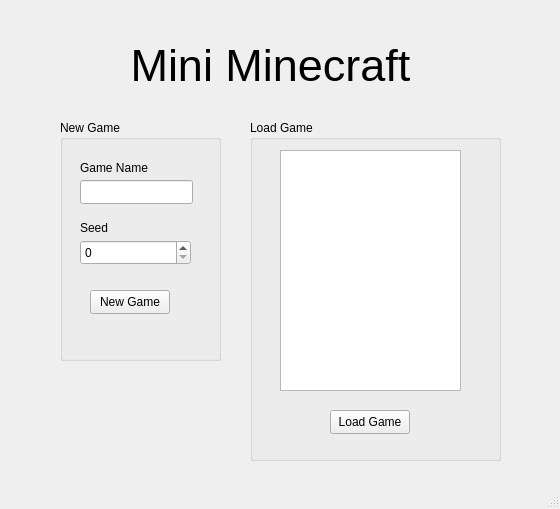
<?xml version="1.0" encoding="UTF-8"?>
<ui version="4.0">
 <class>StartWindow</class>
 <widget class="QMainWindow" name="StartWindow">
  <property name="geometry">
   <rect>
    <x>0</x>
    <y>0</y>
    <width>560</width>
    <height>509</height>
   </rect>
  </property>
  <property name="windowTitle">
   <string>MainWindow</string>
  </property>
  <widget class="QWidget" name="centralwidget">
   <widget class="QLabel" name="label">
    <property name="geometry">
     <rect>
      <x>80</x>
      <y>10</y>
      <width>381</width>
      <height>111</height>
     </rect>
    </property>
    <property name="font">
     <font>
      <pointsize>34</pointsize>
     </font>
    </property>
    <property name="text">
     <string>Mini Minecraft</string>
    </property>
    <property name="scaledContents">
     <bool>false</bool>
    </property>
    <property name="alignment">
     <set>Qt::AlignCenter</set>
    </property>
   </widget>
   <widget class="QGroupBox" name="groupBox">
    <property name="geometry">
     <rect>
      <x>60</x>
      <y>120</y>
      <width>161</width>
      <height>241</height>
     </rect>
    </property>
    <property name="title">
     <string>New Game</string>
    </property>
    <widget class="QPushButton" name="newGameStart">
     <property name="geometry">
      <rect>
       <x>30</x>
       <y>170</y>
       <width>80</width>
       <height>24</height>
      </rect>
     </property>
     <property name="text">
      <string>New Game</string>
     </property>
    </widget>
    <widget class="QLineEdit" name="newGameName">
     <property name="geometry">
      <rect>
       <x>20</x>
       <y>60</y>
       <width>113</width>
       <height>24</height>
      </rect>
     </property>
    </widget>
    <widget class="QSpinBox" name="newGameSeed">
     <property name="geometry">
      <rect>
       <x>20</x>
       <y>120</y>
       <width>111</width>
       <height>25</height>
      </rect>
     </property>
    </widget>
    <widget class="QLabel" name="label_2">
     <property name="geometry">
      <rect>
       <x>20</x>
       <y>40</y>
       <width>81</width>
       <height>16</height>
      </rect>
     </property>
     <property name="text">
      <string>Game Name</string>
     </property>
    </widget>
    <widget class="QLabel" name="label_3">
     <property name="geometry">
      <rect>
       <x>20</x>
       <y>100</y>
       <width>49</width>
       <height>16</height>
      </rect>
     </property>
     <property name="text">
      <string>Seed</string>
     </property>
    </widget>
   </widget>
   <widget class="QGroupBox" name="groupBox_2">
    <property name="geometry">
     <rect>
      <x>250</x>
      <y>120</y>
      <width>251</width>
      <height>341</height>
     </rect>
    </property>
    <property name="title">
     <string>Load Game</string>
    </property>
    <widget class="QPushButton" name="loadGameStart">
     <property name="geometry">
      <rect>
       <x>80</x>
       <y>290</y>
       <width>80</width>
       <height>24</height>
      </rect>
     </property>
     <property name="text">
      <string>Load Game</string>
     </property>
    </widget>
    <widget class="QListWidget" name="loadGameList">
     <property name="geometry">
      <rect>
       <x>30</x>
       <y>30</y>
       <width>181</width>
       <height>241</height>
      </rect>
     </property>
    </widget>
   </widget>
  </widget>
  <widget class="QMenuBar" name="menubar">
   <property name="geometry">
    <rect>
     <x>0</x>
     <y>0</y>
     <width>560</width>
     <height>21</height>
    </rect>
   </property>
  </widget>
  <widget class="QStatusBar" name="statusbar"/>
 </widget>
 <resources/>
 <connections/>
</ui>
